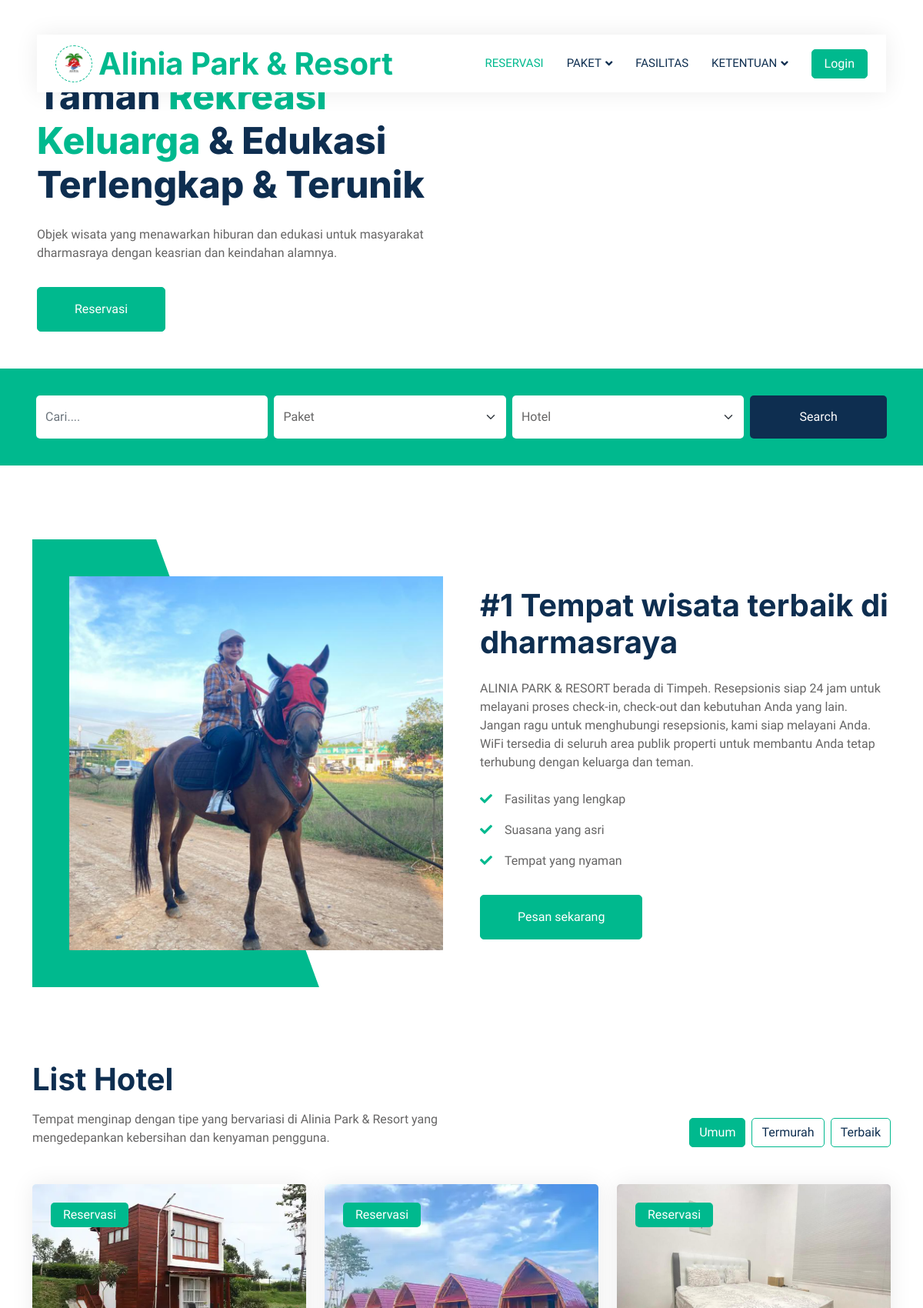
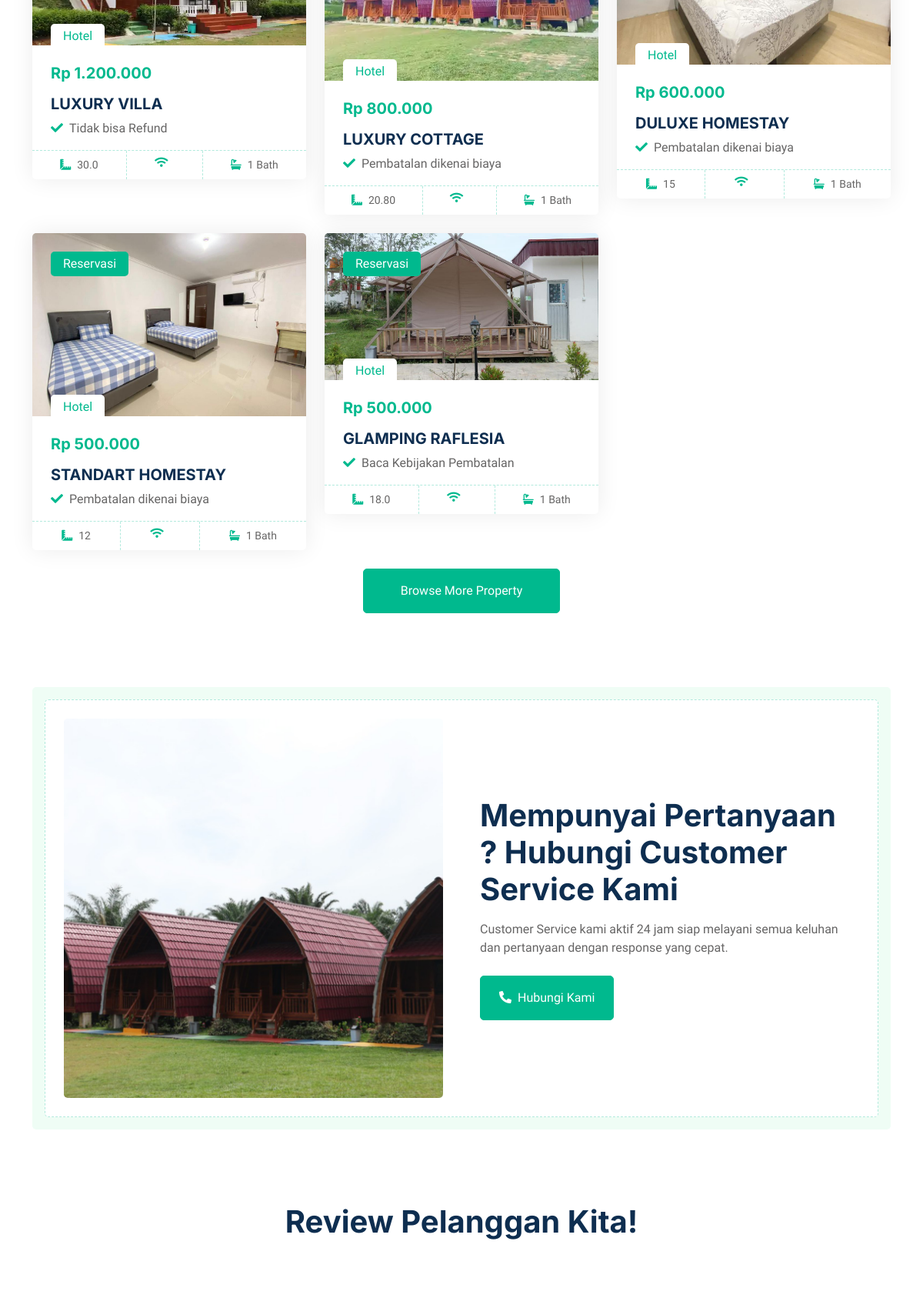
The page / (upper part) on the database its author committed (2 pictures, top to bottom).
### tables this page shows
CREATE TABLE `tbl_hotel` (
  `Id_hotel` int(20) NOT NULL,
  `hotel_name` varchar(250) NOT NULL,
  `price` int(250) NOT NULL,
  `ukuran` varchar(12) NOT NULL,
  `ac` varchar(20) NOT NULL,
  `service` varchar(50) NOT NULL,
  `image_hotel` varchar(250) NOT NULL,
  `type_hotel` int(12) NOT NULL,
  `create_date` datetime NOT NULL DEFAULT CURRENT_TIMESTAMP,
  `create_by` varchar(12) NOT NULL,
  `update_date` datetime NOT NULL DEFAULT CURRENT_TIMESTAMP,
  `update_by` varchar(120) NOT NULL,
  `status` int(12) NOT NULL
);

### application/controllers/Dashboard.php (called while the page is built, shortened)
<?php
class Dashboard extends CI_Controller
{
    public function __construct()
    {
        $this->load->model('Room_model');
    }
    public function index()
    {
        $data['title'] = 'Dashboard';
        $data['user'] = $this->db->get_where('user', ['email' => $this->session->userdata('email')])->row_array();
        $data['hotels'] = $this->Room_model->getHotelDashboard();
        $data['hotels2'] = $this->Room_model->getHotelDashboardCheap();
        $data['hotels3'] = $this->Room_model->getHotelDashboardBest();
        $data['reviews'] = $this->Room_model->getReviewDashboard();
        $this->load->view('dashboard/index',$data);
    }
}

### index.php (called while the page is built, shortened)
<?php
require_once BASEPATH.'core/CodeIgniter.php';

### application/models/Room_model.php (called while the page is built, shortened)
<?php
class Room_model extends CI_Model
{
    public function getHotelDashboard()
    {
        $query = $this->db->query("SELECT * FROM tbl_hotel WHERE status = 1 LIMIT 6");
        return $query->result_array();
    }
}

### application/views/dashboard/index.php (the view, shortened to what this page needs)
<html lang="en">
<head>
    <link href="https://cdnjs.cloudflare.com/ajax/libs/font-awesome/5.10.0/css/all.min.css" rel="stylesheet">
    <link href="https://cdn.jsdelivr.net/npm/bootstrap-icons@1.4.1/font/bootstrap-icons.css" rel="stylesheet">
    <link href="assets/lib/animate/animate.min.css" rel="stylesheet">
    <link href="assets/lib/owlcarousel/assets/owl.carousel.min.css" rel="stylesheet">
    <link href="assets/css/bootstrap.min.css" rel="stylesheet">
    <link href="assets/css/style.css" rel="stylesheet">
</head>
<body>
    <div class="container-xxl bg-white p-0">
        <div class="container-fluid nav-bar bg-transparent">
            <nav class="navbar navbar-expand-lg bg-white navbar-light py-0 px-4">
                <a href="index.html" class="navbar-brand d-flex align-items-center text-center">
                    <div class="icon p-2 me-2">
                        <img class="img-fluid" src="assets/img/alinia-logo.png" alt="Icon" style="width: 30px; height: 30px;">
                    </div>
                    <h1 class="m-0 text-primary">Alinia Park & Resort</h1>
                </a>
                <div class="collapse navbar-collapse" id="navbarCollapse">
                    <div class="navbar-nav ms-auto">
                        <a href="<?php echo base_url('dashboard'); ?>" class="nav-item nav-link active">Reservasi</a>
                        <div class="nav-item dropdown">
                            <a href="#" class="nav-link dropdown-toggle" data-bs-toggle="dropdown">Paket</a>
                        </div>
                        <a href="about.html" class="nav-item nav-link">Fasilitas</a>
                        <div class="nav-item dropdown">
                            <a href="#" class="nav-link dropdown-toggle" data-bs-toggle="dropdown">Ketentuan</a>
                        </div>
                    </div>
                    <a href="" class="btn btn-primary px-3 d-none d-lg-flex">Login</a>
                </div>
            </nav>
        </div>
        <div class="container-fluid header bg-white p-0">
            <div class="row g-0 align-items-center flex-column-reverse flex-md-row">
                <div class="col-md-6 p-5 mt-lg-5">
                    <h1 class="display-5 animated fadeIn mb-4">Taman <span class="text-primary">Rekreasi Keluarga</span> & Edukasi Terlengkap & Terunik</h1>
                    <p class="animated fadeIn mb-4 pb-2">Objek wisata yang menawarkan hiburan dan edukasi untuk masyarakat dharmasraya
                        dengan keasrian dan keindahan alamnya.</p>
                    <a href="<?= base_url('auth'); ?>" class="btn btn-primary py-3 px-5 me-3 animated fadeIn">Reservasi</a>
                </div>
            </div>
        </div>
        <div class="container-fluid bg-primary mb-5 wow fadeIn" data-wow-delay="0.1s" style="padding: 35px;">
            <div class="container">
                <div class="row g-2">
                    <div class="col-md-10">
                        <div class="row g-2">
                            <div class="col-md-4">
                                <input type="text" class="form-control border-0 py-3" placeholder="Cari....">
                            </div>
                            <div class="col-md-4">
                                <select class="form-select border-0 py-3">
                                    <option selected>Paket</option>
                                </select>
                            </div>
                            <div class="col-md-4">
                                <select class="form-select border-0 py-3">
                                    <option selected>Hotel</option>
                                </select>
                            </div>
                        </div>
                    </div>
                    <div class="col-md-2">
                        <button class="btn btn-dark border-0 w-100 py-3">Search</button>
                    </div>
                </div>
            </div>
        </div>
        <div class="container-xxl py-5">
            <div class="container">
                <div class="row g-5 align-items-center">
                    <div class="col-lg-6 wow fadeIn" data-wow-delay="0.1s">
                        <div class="about-img position-relative overflow-hidden p-5 pe-0">
                            <img class="img-fluid w-100" src="assets/img/slide-3.png">
                        </div>
                    </div>
                    <div class="col-lg-6 wow fadeIn" data-wow-delay="0.5s">
                        <h1 class="mb-4">#1 Tempat wisata terbaik di dharmasraya</h1>
                        <p class="mb-4">ALINIA PARK & RESORT berada di Timpeh. Resepsionis siap 24 jam untuk melayani proses check-in, check-out dan kebutuhan Anda yang lain. Jangan ragu untuk menghubungi resepsionis, kami siap melayani Anda. WiFi tersedia di seluruh area publik properti untuk membantu Anda tetap terhubung dengan keluarga dan teman.</p>
                        <p><i class="fa fa-check text-primary me-3"></i>Fasilitas yang lengkap</p>
                        <p><i class="fa fa-check text-primary me-3"></i>Suasana yang asri</p>
                        <p><i class="fa fa-check text-primary me-3"></i>Tempat yang nyaman</p>
                        <a class="btn btn-primary py-3 px-5 mt-3" href="">Pesan sekarang</a>
                    </div>
                </div>
            </div>
        </div>
        <div class="container-xxl py-5">
            <div class="container">
                <div class="row g-0 gx-5 align-items-end">
                    <div class="col-lg-6">
                        <div class="text-start mx-auto mb-5 wow slideInLeft" data-wow-delay="0.1s">
                            <h1 class="mb-3">List Hotel</h1>
                            <p>Tempat menginap dengan tipe yang bervariasi di Alinia Park & Resort yang mengedepankan kebersihan dan kenyaman pengguna.</p>
                        </div>
                    </div>
                    <div class="col-lg-6 text-start text-lg-end wow slideInRight" data-wow-delay="0.1s">
                        <ul class="nav nav-pills d-inline-flex justify-content-end mb-5">
                            <li class="nav-item me-2">
                                <a class="btn btn-outline-primary active" data-bs-toggle="pill" href="#tab-1">Umum</a>
                            </li>
                            <li class="nav-item me-2">
                                <a class="btn btn-outline-primary" data-bs-toggle="pill" href="#tab-2">Termurah</a>
                            </li>
                            <li class="nav-item me-0">
                                <a class="btn btn-outline-primary" data-bs-toggle="pill" href="#tab-3">Terbaik</a>
                            </li>
                        </ul>
                    </div>
                </div>
                <div class="tab-content">
                    <div id="tab-1" class="tab-pane fade show p-0 active">
                        <div class="row g-4">
                        <?php if (isset($hotels)): ?>
                                <?php foreach ($hotels as $hotels): ?>
                                <div class="col-lg-4 col-md-6 wow fadeInUp" data-wow-delay="0.1s">
                                    <div class="property-item rounded overflow-hidden">
                                        <div class="position-relative overflow-hidden">
                                            <a href=""><img class="img-fluid" src="<?= base_url('assets/img/profile/') . $hotels['image_hotel']; ?>" alt=""></a>
                                            <div class="bg-primary rounded text-white position-absolute start-0 top-0 m-4 py-1 px-3">Reservasi</div>
                                            <div class="bg-white rounded-top text-primary position-absolute start-0 bottom-0 mx-4 pt-1 px-3">Hotel</div>
                                        </div>
                                        <div class="p-4 pb-0">
                                            <h5 class="text-primary mb-3"><?=
                                            "Rp " . number_format($hotels['price'], 0, ",", ".");
                                            ?></h5>
                                            <a class="d-block h5 mb-2" href=""><?= $hotels['hotel_name']; ?></a>
                                            <p><i class="fa fa-check text-primary me-2"></i><?= $hotels['service']; ?></p>
                                        </div>
                                        <div class="d-flex border-top">
                                            <small class="flex-fill text-center border-end py-2"><i class="fa fa-ruler-combined text-primary me-2"></i><?= $hotels['ukuran']; ?></small>
                                            <small class="flex-fill text-center border-end py-2"><i class="fa fa-wifi text-primary me-2"></i></small>
                                            <small class="flex-fill text-center py-2"><i class="fa fa-bath text-primary me-2"></i>1 Bath</small>
                                        </div>
                                    </div>
                                </div>
                                <?php endforeach; ?>
                            <?php endif; ?>
                                <div class="col-12 text-center wow fadeInUp" data-wow-delay="0.1s">
                                    <a class="btn btn-primary py-3 px-5" href="">Browse More Property</a>
                                </div>
                            </div>
                    </div>
                </div>
            </div>
        </div>
        <div class="container-xxl py-5">
            <div class="container">
                <div class="bg-light rounded p-3">
                    <div class="bg-white rounded p-4" style="border: 1px dashed rgba(0, 185, 142, .3)">
                        <div class="row g-5 align-items-center">
                            <div class="col-lg-6 wow fadeIn" data-wow-delay="0.1s">
                                <img class="img-fluid rounded w-100" src="assets/img/slide-1.png" alt="">
                            </div>
                            <div class="col-lg-6 wow fadeIn" data-wow-delay="0.5s">
                                <div class="mb-4">
                                    <h1 class="mb-3">Mempunyai Pertanyaan ? Hubungi Customer Service Kami</h1>
                                    <p>Customer Service kami aktif 24 jam siap melayani semua keluhan dan pertanyaan dengan response yang cepat.</p>
                                </div>
                                <a href="" class="btn btn-primary py-3 px-4 me-2"><i class="fa fa-phone-alt me-2"></i>Hubungi Kami</a>
                            </div>
                        </div>
                    </div>
                </div>
            </div>
        </div>
        <div class="container-xxl py-5">
            <div class="container">
                <div class="text-center mx-auto mb-5 wow fadeInUp" data-wow-delay="0.1s" style="max-width: 600px;">
                    <h1 class="mb-3">Review Pelanggan Kita!</h1>
                </div>
            </div>
        </div>
    </div>
</body>
</html>

### assets/css/style.css (style rules this page uses)
:root { --primary: #00B98E; --secondary: #FF6922; --light: #EFFDF5; --dark: #0E2E50; }
.btn { transition: .5s; }
.btn.btn-primary, .btn.btn-secondary { color: #FFFFFF; }
.nav-bar { position: relative; margin-top: 45px; padding: 0 3rem; transition: .5s; z-index: 9999; }
.navbar { box-shadow: 0 0 30px rgba(0, 0, 0, .08); }
.navbar .dropdown-toggle::after { border: none; content: "\f107"; font-family: "Font Awesome 5 Free"; font-weight: 900; vertical-align: middle; margin-left: 5px; transition: .5s; }
.navbar-light .navbar-nav .nav-link { margin-right: 30px; padding: 25px 0; color: #FFFFFF; font-size: 15px; text-transform: uppercase; outline: none; }
.navbar-light .navbar-nav .nav-link:hover, .navbar-light .navbar-nav .nav-link.active { color: var(--primary); }
.navbar-light .navbar-brand { height: 75px; }
.navbar-light .navbar-nav .nav-link { color: var(--dark); font-weight: 500; }
@media (min-width: 992px) { .header { margin-top: -120px; } }
.icon { padding: 15px; display: inline-flex; align-items: center; justify-content: center; background: #FFFFFF !important; border-radius: 50px; border: 1px dashed var(--primary) !important; }
.about-img img { position: relative; z-index: 2; }
.about-img::before { position: absolute; content: ""; top: 0; left: -50%; width: 100%; height: 100%; background: var(--primary); transform: skew(20deg); z-index: 1; }
.nav-pills .nav-item .btn { color: var(--dark); }
.nav-pills .nav-item .btn:hover, .nav-pills .nav-item .btn.active { color: #FFFFFF; }
.property-item { box-shadow: 0 0 30px rgba(0, 0, 0, .08); }
.property-item img { transition: .5s; }
.property-item .border-top { border-top: 1px dashed rgba(0, 185, 142, .3) !important; }
.property-item .border-end { border-right: 1px dashed rgba(0, 185, 142, .3) !important; }

### rows shown on the page
tbl_hotel: image_hotel (picture), price "1.200.000", hotel_name "LUXURY VILLA", service "Tidak bisa Refund", ukuran "30.0"
tbl_hotel: image_hotel (picture), price "800.000", hotel_name "LUXURY COTTAGE", service "Pembatalan dikenai biaya", ukuran "20.80"
tbl_hotel: image_hotel (picture), price "600.000", hotel_name "DULUXE HOMESTAY", service "Pembatalan dikenai biaya", ukuran "15"
tbl_hotel: image_hotel (picture), price "500.000", hotel_name "STANDART HOMESTAY", service "Pembatalan dikenai biaya", ukuran "12"
tbl_hotel: image_hotel (picture), price "500.000", hotel_name "GLAMPING RAFLESIA", service "Baca Kebijakan Pembatalan", ukuran "18.0"
